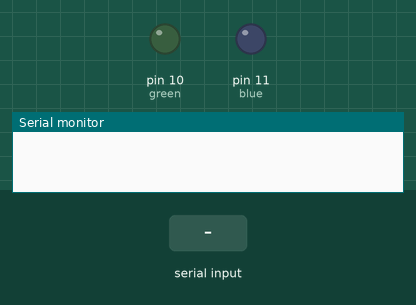
Simulated run of this sketch. Board: Arduino Uno, built with avr-gcc and run on an emulated ATmega328P. On the bench: output pins drawn as LEDs (lit = HIGH), the last lines printed to the serial monitor. The inputs (shaded band) are chosen by the test bench.

Above: at 1.2 s.
1.3 s: "GLED_UP\n" received over Serial
At 2.4 s:
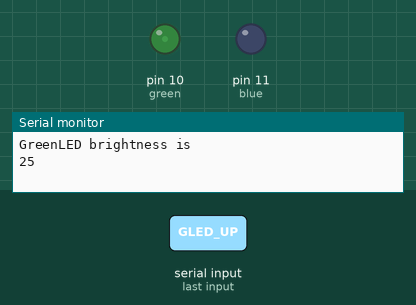
2.8 s: "GLED_ON\n" received over Serial
At 3.5 s:
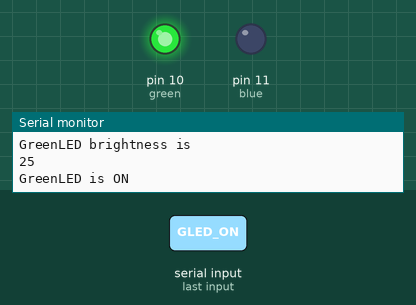
4.3 s: "BLED_UP\n" received over Serial
At 4.7 s:
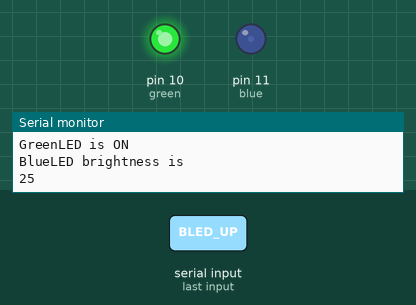
5.8 s: "GLED_OFF\n" received over Serial
At 7.0 s:
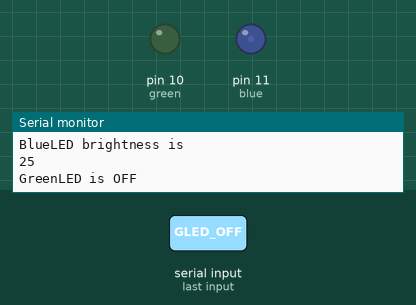
7.3 s: "BLED_ON\n" received over Serial
At 8.2 s:
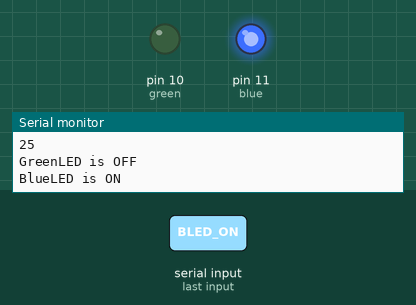
8.8 s: "GLED_UP\n" received over Serial
At 9.3 s:
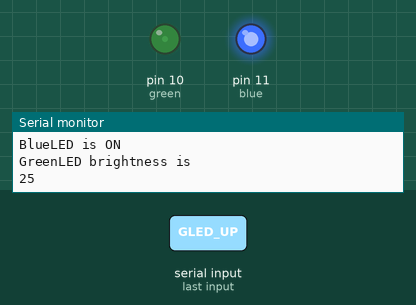
Timing chart, 0 to 11.3 s (numbered marks = the images above; inputs shaded):
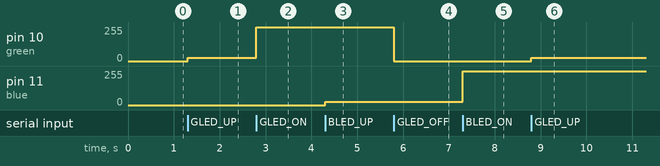

Measured:
- after the input at 1.3 s, pin 10 (green): 0/255 → 25/255 at once
- after the input at 2.8 s, pin 10 (green): 25/255 → 255/255 at once
- after the input at 4.3 s, pin 11 (blue): 0/255 → 25/255 at once
- after the input at 5.8 s, pin 10 (green): 255/255 → 0/255 at once
- after the input at 7.3 s, pin 11 (blue): 25/255 → 255/255 at once
- after the input at 8.8 s, pin 10 (green): 0/255 → 25/255 at once

The sketch:

openlight.ino
```cpp
int brightness1 ;                   //亮度
int fadeAmount1 = 25;               //亮度增幅值
int brightness2 ;
int fadeAmount2 = 25;

String str;

void setup() {
  pinMode(10, OUTPUT);  //green
  pinMode(11, OUTPUT);  //blue
  Serial.begin(115200);
}

void loop() {
  analogWrite(10, brightness1);
  analogWrite(11, brightness2);
  if (Serial.available()) {
    // 讀取傳入的字串直到"\n"結尾
    str = Serial.readStringUntil('\n');

    if (str == "GLED_UP") {                                     // 若字串值是 "LED_ON" 開燈
      brightness1 = brightness1 + fadeAmount1;                  //增加亮度
      if (brightness1 > 255) {                                  //設保護值，當亮度大於255時，就直接等於255，以避免亮度值爆表造成LED有不正常閃光
        brightness1 = 255;
      }
      //Serial.println(brightness1);                            //序列埠印出亮度值
      //digitalWrite(10, HIGH);     // 開燈
      Serial.println("GreenLED brightness is ");
      Serial.println(brightness1);
    }
    else if (str == "GLED_DOWN") {
      brightness1 = brightness1 - fadeAmount1;
      if (brightness1 < 0) {                                    //設保護值，當亮度小於0時，就直接等於0，以避免亮度值爆表造成LED有不正常閃光
        brightness1 = 0;
      }
      //digitalWrite(10, LOW);
      Serial.println("GreenLED brightness is ");
      Serial.println(brightness1);
    }
    else if (str == "GLED_ON") {                                // 若字串值是 "LED_ON" 開燈
      brightness1 = 255;                                        // 開燈
      Serial.println("GreenLED is ON");                       // 回應訊息給電腦
    }
    else if (str == "GLED_OFF") {
      brightness1 = 0;
      Serial.println("GreenLED is OFF");
    }


    else if (str == "BLED_UP") {
      brightness2 = brightness2 + fadeAmount2;

      if (brightness2 > 255) {
        brightness2 = 255;
      }
      //digitalWrite(11, HIGH);
      Serial.println("BlueLED brightness is ");
      Serial.println(brightness2);
    }
    else if (str == "BLED_DOWN") {
      brightness2 = brightness2 - fadeAmount2;
      if (brightness2 < 0) {
        brightness2 = 0;
      }
      //digitalWrite(11, LOW);
      Serial.println("BlueLED brightness is ");
      Serial.println(brightness2);
    }
    else if (str == "BLED_ON") {                                // 若字串值是 "LED_ON" 開燈
      brightness2 = 255;                                         // 開燈
      Serial.println("BlueLED is ON");                       // 回應訊息給電腦
    }
    else if (str == "BLED_OFF") {
      brightness2 = 0;
      Serial.println("BlueLED is OFF");
    }

    else if (str == "flicker") {

      digitalWrite(10, HIGH);                               // 點亮LED
      digitalWrite(11, HIGH);
      delay(300);                                          // 延時1000ms(即1秒)
      digitalWrite(10, LOW);                                // 熄滅LED
      digitalWrite(11, LOW);
      delay(300);
      digitalWrite(10, HIGH);
      digitalWrite(11, HIGH);
      delay(300);
      digitalWrite(10, LOW);
      digitalWrite(11, LOW);
      delay(300);
      digitalWrite(10, HIGH);
      digitalWrite(11, HIGH);
      delay(300);
      digitalWrite(10, LOW);
      digitalWrite(11, LOW);

      Serial.println("flash");
    }
  }
}
```
